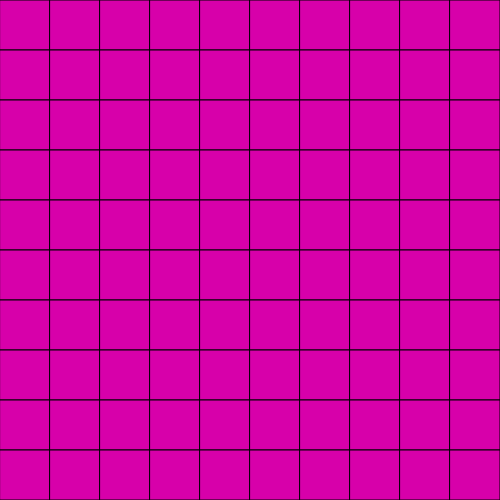
Frame 1 (no input)
Frame 2 (the mouse pressed at the canvas centre, redrawn once): identical to frame 1, image omitted

The p5.js sketch that drew this single still picture (run headless with seeded random() and noise() and a simulated clock; the mouse was pressed at the canvas centre and the sketch redrawn once):

// p5.js sketch
// ── sketch.js
//DAT405 / GAD405
//S3-01_For-Loop

//Define the variable for the size
let size = 50;

function setup() {
  createCanvas(500, 500);
  noLoop();
}

function draw() {
  background(255, 0, 255);
  fill(215, 0, 170);
  //For-loop that will create 10 shapes on the window
  for (let y = 0; y < 10; y++) {
    for (let x = 0; x < 10; x++) {
    //x position is adjusted by the variable x (+1 on each loop)
    //Thus, x goes from 0 to 10. Multiplying by 50 it will create this sequence:
    //0, 50, 100, 150, 200, 250, 300, 350, 400, 450
    rect(x*size, y*size, size, size);
    }
  }
}
